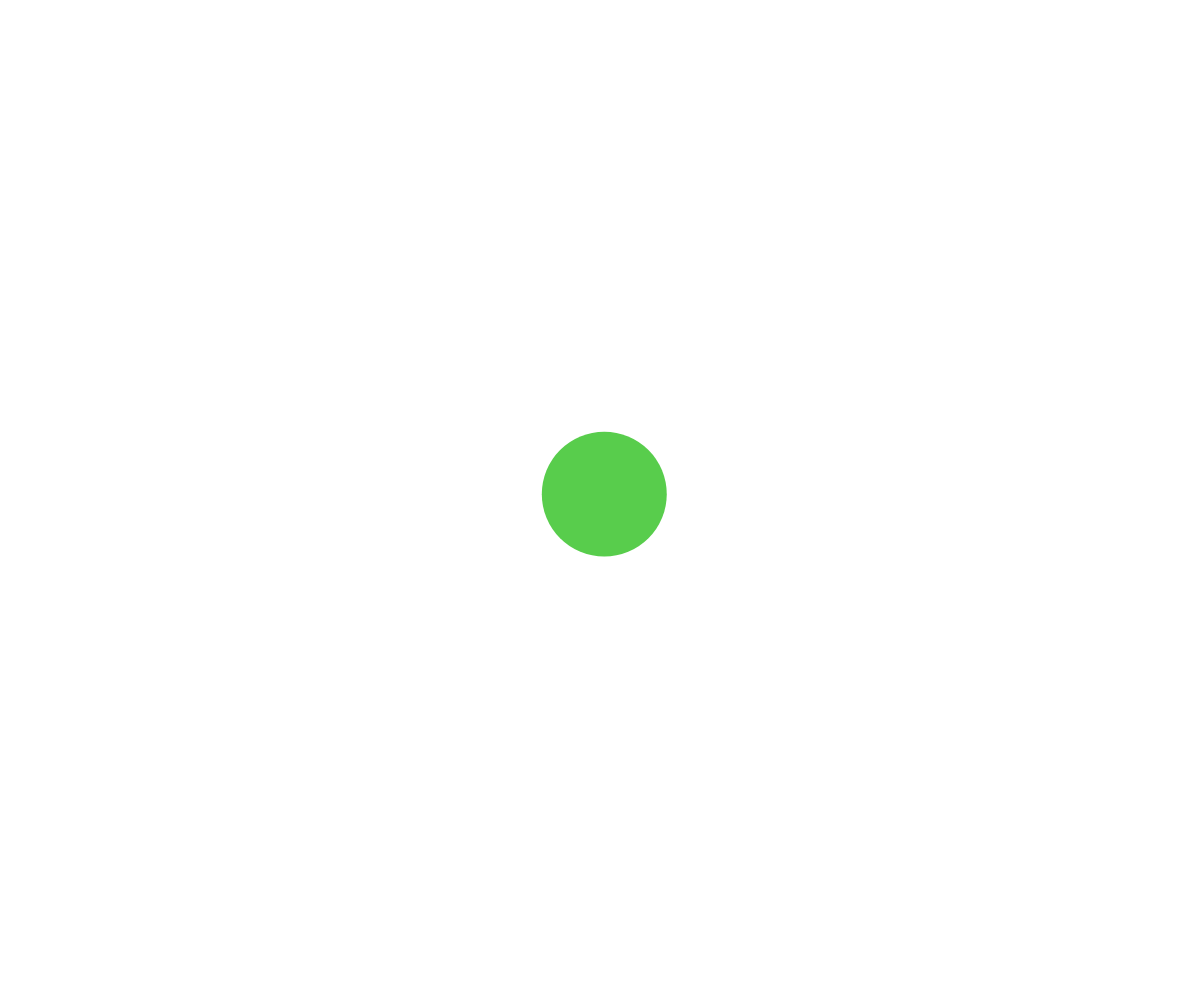
Frame 1 (no input)
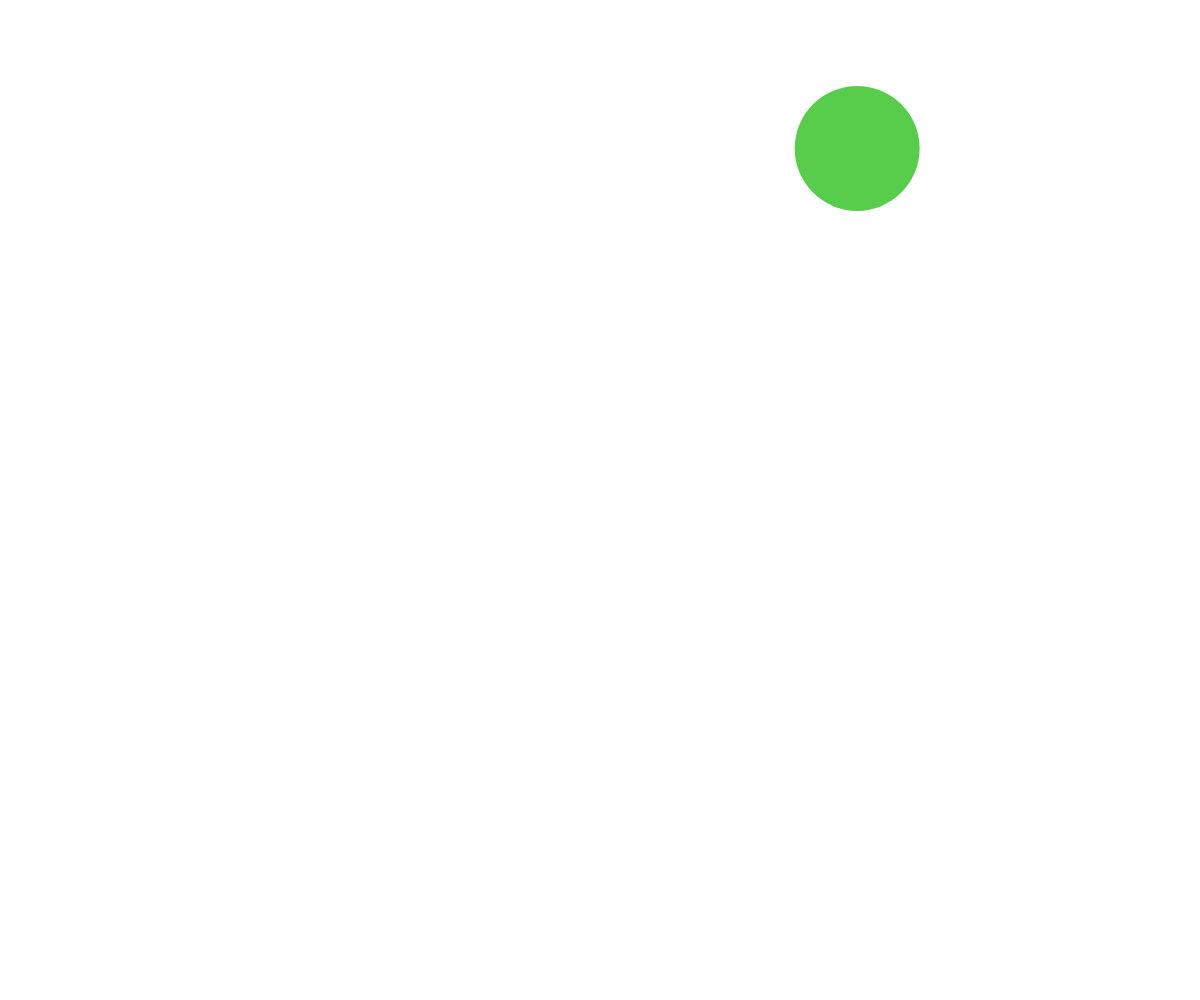
Frame 60 (no input)
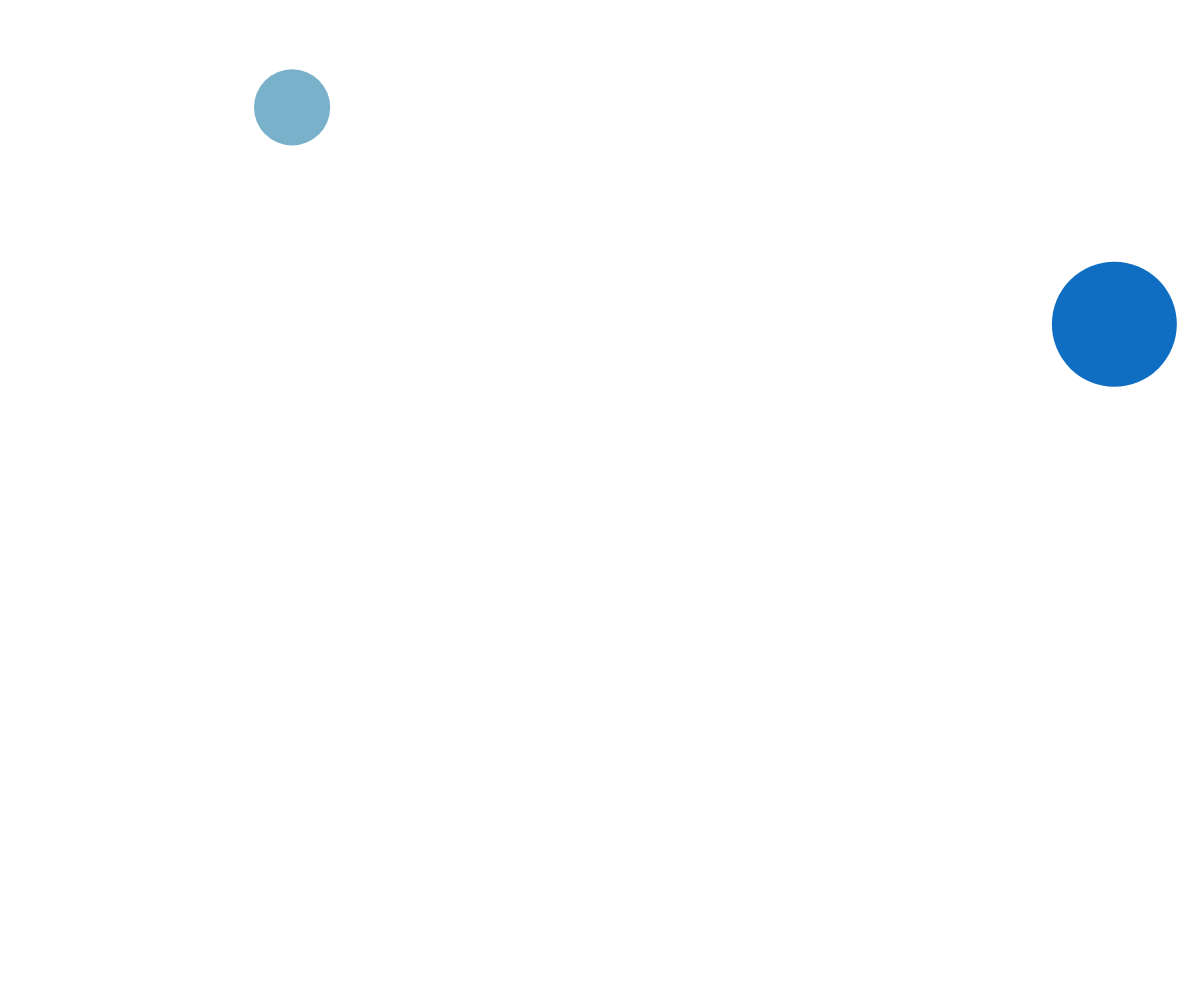
Frame 120 (the mouse pressed at the canvas centre since frame 60)

The p5.js sketch that drew these frames (run headless with seeded random() and noise() and a simulated clock; from frame 60 on, the mouse is pressed at the canvas centre):

// p5.js sketch
// ── sketch.js
let theBallArray = [];

function setup() {
  createCanvas(windowWidth, windowHeight);
  noStroke();
  // randomizeColor();
  spawnBall(width / 2, height / 2);
}

function draw() {
  background("white"); 
  moveCircle();
  bounceIfNeeded();
  showCircle();
}

function mousePressed() {
  spawnBall(mouseX, mouseY);
}

function spawnBall(_x, _y) {
  let newBall = {
    x: _x,
    y: _y,
    dx: random(-10, 10),
    dy: random(-10, 10),
    radius: random(25, 75),
    r: random(255),
    g: random(255),
    b: random(255),
  };
  theBallArray.push(newBall);
}

function moveCircle() {
  for (let ball of theBallArray) {
    ball.x += ball.dx;
    ball.y += ball.dy;
  }
}

function bounceIfNeeded() {
  for (let ball of theBallArray) {
    if (ball.x < ball.radius || ball.x > width - ball.radius) {
      ball.dx *= -1;
      randomizeColor(ball);
  
    }
    if (ball.y < ball.radius || ball.y > height - ball.radius) {
      ball.dy *= -1;
      randomizeColor(ball);
    }

  }
}

function randomizeColor(theBall) {
  theBall.r = random(255);
  theBall.g = random(255);
  theBall.b = random(255);
}
  
function showCircle() {
  for (let ball of theBallArray) {
    fill(ball.r, ball.g, ball.b);
    circle(ball.x, ball.y, ball.radius * 2);
  }
}
